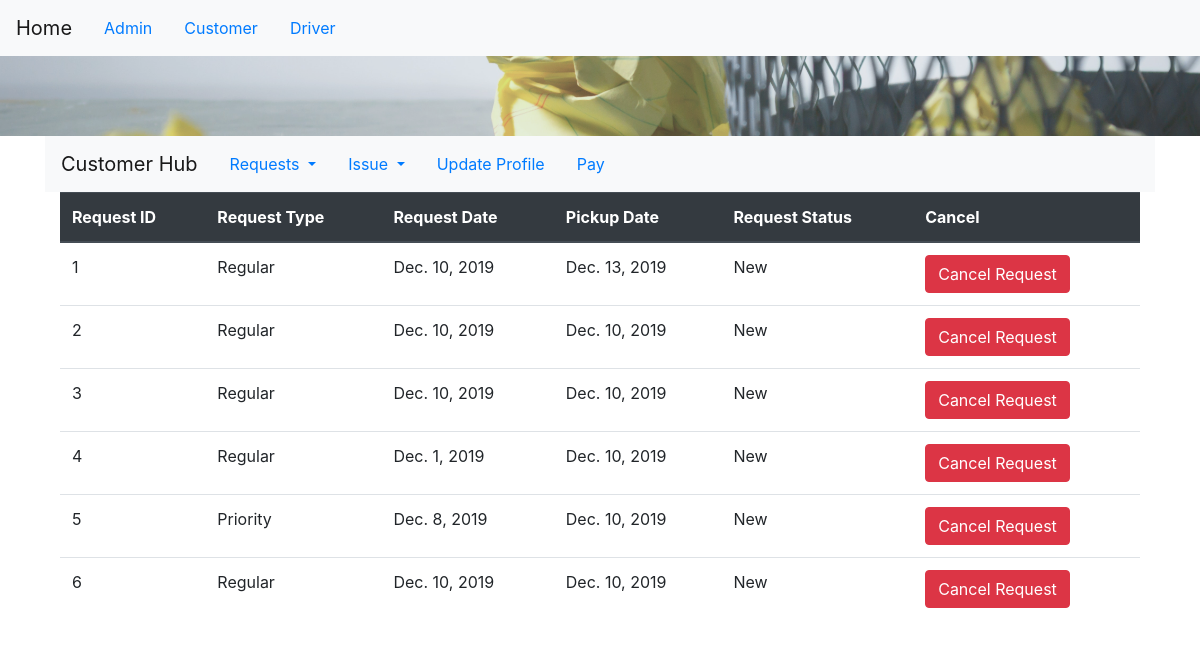
Screenshot of /customer/viewRequest/ with the database file from the repository.
### mgr_database/models.py (models this page shows, shortened)
class RequestDetail(models.Model):
    request_id = models.AutoField(db_column='Request_ID', primary_key=True)  # Field name made lowercase.
    customer = models.ForeignKey('Customer',on_delete=models.DO_NOTHING)  # Field name made lowercase.
    trip = models.ForeignKey('Trip',on_delete=models.DO_NOTHING,default=0)  # Field name made lowercase.
    request_type = models.CharField(db_column='Request_Type', max_length=128, choices = RequestTypeChoices, default='Regular')  # Field name made lowercase.
    request_date = models.DateField(db_column='Request_Date', default = timezone.now())  # Field name made lowercase.
    pickup_date = models.DateField(db_column='Pickup_Date', default = timezone.now() + timedelta(days=3))  # Field name made lowercase.
    request_status = models.CharField(db_column='Request_status', max_length=32, choices = RequestStatusChoices, default = 'New')  # Field name made lowercase.
    class Meta:
        db_table = 'request_detail'

### mgr_customer/view_requests.py (the view)
# urls.py: path('viewRequest/',views.viewRequests.as_view(), name = 'viewrequests'),
class viewRequests(ListView):
    model = RequestDetail
    template_name = 'view_requests.html'
    fields = ("request_id","request_type","request_date","pickup_date","request_status")
    context_object_name = 'view_request'

### templates/view_requests.html
{% extends "base_user.html" %}
{% block content2 %}
<div class="centerstage">
    <table class = "table">
    <thead class = "thead-dark">
        <th>Request ID</th>
        <th>Request Type</th>
        <th>Request Date</th>
        <th>Pickup Date</th>
        <th>Request Status</th>
        <th>Cancel</th>
    </thead>
    {% if  view_request %}
    {% for request in view_request %}
        <div class="post">
            <tr>
                <td>
                    {{request.request_id}}
                </td>
                <td>
                    {{request.request_type}}
                </td>
                <td>
                    {{request.request_date}}
                </td>
                <td>
                    {{request.pickup_date}}
                </td>
                <td>
                    {{request.request_status}}
                </td>
                <td>
                  <form action="{% url 'customer:view' id=request.request_id %}" method="post"> 	{% csrf_token %}
                    <input type="submit" value = "Cancel Request" class="btn btn-danger" >
                  </form>
                </td>
            </tr>
        </div>
    {% endfor %}
    {% endif %}
</div>
{% endblock%}

### templates/base_user.html (shortened to what this page needs)
{% extends "base.html" %}
{% block content %}
    <nav class="navbar navbar-expand-lg navbar-light bg-light">
        <div class="collapse navbar-collapse" id="navbarNav">
            <ul class="nav nav-bar nav">
            <li class = "nav-item">
                <li> <a class = "navbar-brand bigbrand" href="#"> Customer Hub </a></li>
            </li>
            <li class = "nav-item dropdown">
                <a class="nav-link dropdown-toggle" href="#" id="navbarDropdown" role="button" data-toggle="dropdown" aria-haspopup="true" aria-expanded="false">
                  Requests
                </a>
            </li>
            <li class = "nav-item dropdown">
                <a class="nav-link dropdown-toggle" href="#" id="navbarDropdown" role="button" data-toggle="dropdown" aria-haspopup="true" aria-expanded="false">
                  Issue
                </a>
            </li>
            <li class = "nav-item">
              <a class = "nav-link" href="{% url 'customer:updateprofile' %}"> Update Profile </a>
            </li>
            <li class = "nav-item">
              <a class = "nav-link" href="{% url 'customer:payBill' %}"> Pay </a>
            </li>
        </div>
    </nav>
    <div class="content container">
        {% block content2 %}{% endblock %}
    </div>
{% endblock %}

### templates/base.html (shortened to what this page needs)
<!DOCTYPE html>
{% load static %}
<html lang="en">
<head>
    <link rel="stylesheet" href="{% static "base.css" %}">
    <link rel="stylesheet" href="https://stackpath.bootstrapcdn.com/bootstrap/4.3.1/css/bootstrap.min.css">
</head>
<body>
    <nav class="navbar navbar-expand-lg navbar-light bg-light">
        <div class="collapse navbar-collapse" id="navbarNav">
            <ul class="nav nav-tab">
            <li> <a class = "navbar-brand bigbrand" href="{% url 'accounts:Home' %}"> Home </a></li>
            <li class = "nav-item"> <a class = "nav-link" href="{% url 'admintask:Admin_Home' %}"> Admin </a></li>
            <li class = "nav-item"> <a class = "nav-link" href="{% url 'customer:Customer_Hub' %}"> Customer </a></li>
            <li class = "nav-item"> <a class = "nav-link" href={% url 'truckdriver:TruckDriver_Home' %}> Driver </a></li>
            </ul>
        </div>
    </nav>
    <div class="bg"></div>
    <div class="content container">
        {% block content %}
        {% endblock %}
    </div>
</body>
</html>

### static/base.css (style rules this page uses)
body, html { height: 100%; }
.bg { background-image: url("bin.jpg"); opacity: 0.85; height: 10%; background-position: center; background-repeat: no-repeat; background-size: cover; }

### rows the page displays
RequestDetail: request_id "1", request_type "Regular", request_date "Dec. 10, 2019", pickup_date "Dec. 13, 2019", request_status "New"
RequestDetail: request_id "2", request_type "Regular", request_date "Dec. 10, 2019", pickup_date "Dec. 10, 2019", request_status "New"
RequestDetail: request_id "3", request_type "Regular", request_date "Dec. 10, 2019", pickup_date "Dec. 10, 2019", request_status "New"
RequestDetail: request_id "4", request_type "Regular", request_date "Dec. 1, 2019", pickup_date "Dec. 10, 2019", request_status "New"
RequestDetail: request_id "5", request_type "Priority", request_date "Dec. 8, 2019", pickup_date "Dec. 10, 2019", request_status "New"
RequestDetail: request_id "6", request_type "Regular", request_date "Dec. 10, 2019", pickup_date "Dec. 10, 2019", request_status "New"
